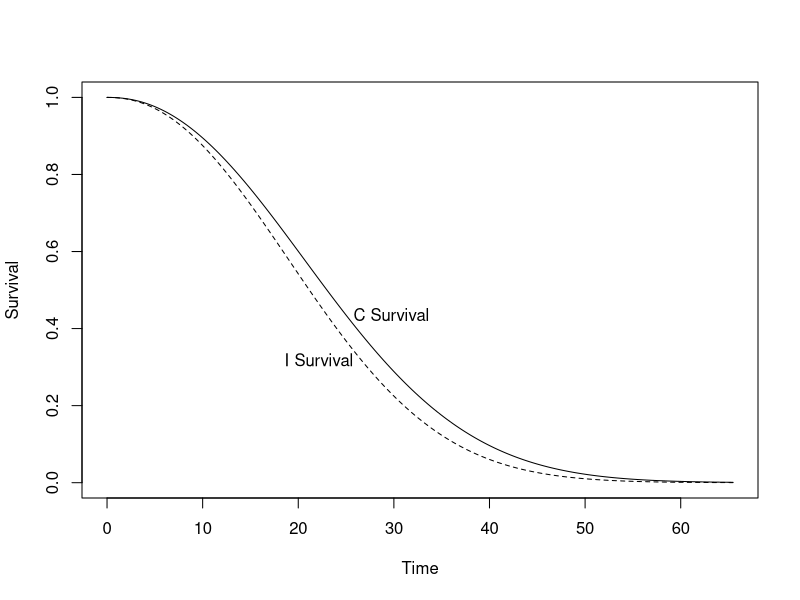
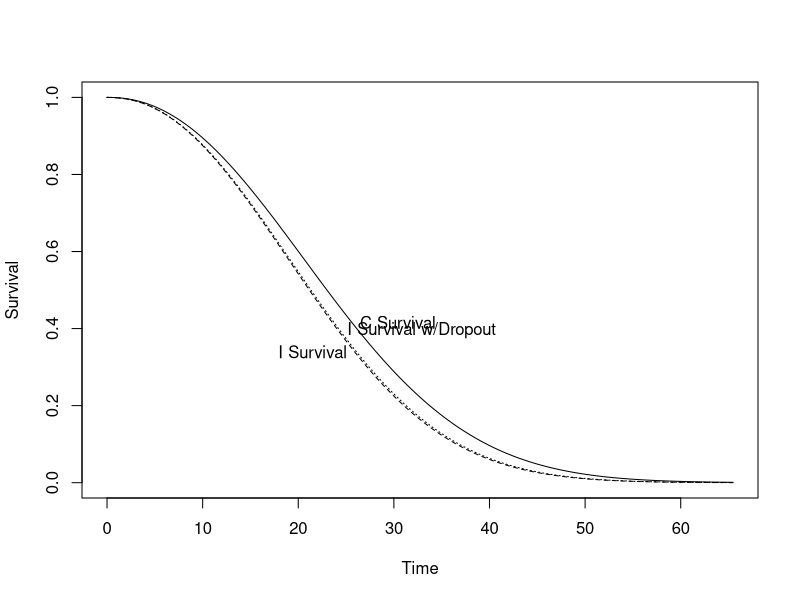

These figures' R source, in order: (Note: this script raises an error after producing the figures.)
## harrells survival functions

s1<-.7
s2<-.5
t1<-17
t2<-23
hr<-1.2


N1<-700
N2<-700
sim <-300
drop <- .1
start <- 36
fini <- 60

library(Hmisc)
Weib.p <- Weibull2(c(t1,t2),c(s1,s2))

ff <- Quantile2(Weib.p,hratio=function(x) hr,  mplot=200)
plot(ff )


rcontrol      <- function(n) ff(n, what='control')
rintervention <- function(n) ff(n, what='intervention')
# 
# Here, let us accrue patients over three years, and
# follow them for an additional seven years. 
# 
# For now we shall assume that the accrual
# will follow a uniform distribution. This leads to the censoring distribution being
# uniform, with a minimum of five years (for a patient entering at the end of the
#                                        accrual period) and a maximum of eight years (for a patient entering at the start of
#                                                                                      the trial). 
 

rcens <- function(n) runif(n, start, fini)#


ff.dropout <- Quantile2(Weib.p,hratio=function(x) hr,
                        dropout=function(x) drop)

plot(ff.dropout)

 rcontrol <-      function(n) ff.dropout(n, what='control')
 rintervention <- function(n) ff.dropout(n, what='intervention')

 x<-spower(rcontrol, rintervention, rcens, 
           nc=N1, 
           ni=N2,
           test=logrank, nsim=sim, alpha=0.025, cox=TRUE)

x






#~~~~~~~~~~~~~~~~~~~~~~~~~~~~~~~~~~~~~~~~~~~~~~~~~~~~~~~~~~~~~~~~~~~~~~~~~~~~~~~~~~~~~~~~~~~~~~~~~~~~~~~~~#
##from spower, trying to get one data set

yc <- rcontrol(N1)
yi <- rintervention(N2)
cens <- rcens(N1+ N2)
group <- c(rep(1, N1), rep(2, N2))
y <- c(yc, yi)
maxfail <- 0
maxcens <- 0
maxfail <- max(maxfail, max(y))
maxcens <- max(maxcens, max(cens))
S <- cbind(pmin(y, cens), 1 * (y <= cens))
nexceed <- 0 + (logrank(S, group) > .025)
fit <- coxph.fit(as.matrix(group), S, strata = NULL, 
                 offset = NULL, init = NULL, control = coxph.control(iter.max = 10, 
                                                                     eps = 0.0001), method = "efron", 
                 rownames = NULL)

#~~~~~~~~~~~~~~~~~~~~~~~~~~~~~~~~~~~~~~~~~~~~~~~~~~~~~~~~~~~~~~~~~~~~~~~~~~~~~~~~~~~~~~~~~~~~~~~~~~~~~~~~~#


d <- cbind(S, group)
d <- data.frame(d)
names(d) <- c("dt","e", "trt")
dd <<- datadist(d)
options(datadist='dd')

fit <- cph(Surv(dt, e) ~ trt, data = d, x=TRUE, y=TRUE, surv=TRUE)


# survplot(fit, type="kaplan-meier", conf.int = TRUE, 
#          col.fill=c("firebrick1","cyan2"), grid=TRUE, what='survival')


f1 <- survfit(Surv(dt,e) ~ trt, data = d)
p1 <- ggsurvplot(f1, main = "Kaplan-Meier Curve",
                 
                 #  text = paste("Time: ", time),
                 
                 #palette = c("orange", "purple")
                 legend.title = "Trt."
                 # , xlab= paste0("Time" )
                 ,xlab=paste0("Time : HR=",round(exp(fit$coefficients),4))
                 # , xlab= paste0("Time: HR = ", formatz2(X),", 95%CI( ",formatz2(Y),", ",formatz2(Z)," )" )
                 #,#conf.int = TRUE,
                 # ggtheme = theme_bw() # Change ggplot2
                 #   ,text = paste0("wt: ", round(wt), "</br></br>qsec: ", round(qsec))
)
p1
#~~~~~~~~~~~~~~~~~~~~~~~~~~~~~~~~~~~~~~~~~~~~~~~~~~~~~~~~~~~~~~~~~~~~~~~~~~~~~~~~~~~~~~~~~~~~~~~~~~~~~~~~~#
# see if we can get the weibull parameters for intervention !!

# i. with 2 times and 2 survival prob get WEibull parameters using Weibull2 function
# ii. use Quantile2 function and get curve also get a curve for intervention using hr input
# iii. pull out intervention curve data
# iv. pull out control curve data
# v. Get weibull parameters of intervention, by examining intervention curve and getting 2 times and 2 probs
# vi feed them intervention weibull parameters into weibull2 


hr=1.2
# these are the control time and p(survival)
s1<-.7
s2<-.5
t1<-17
t2<-23
 
# hr=.6
# t1<-27
# t2<-43




Weib.p <- Weibull2(c(t1,t2),c(s1,s2))
Weib.p
ff <- Quantile2(Weib.p,hratio=function(x) hr ) # we get weibull parameters 
 

##pull out intervention survival probs
fff <-      attributes(ff)  #lets get the data
time <-     fff$plot.info$`I Survival`$Time
survival <- fff$plot.info$`I Survival`$Survival
#plot(survival~time, lty=1)   # interventions

#pull out control survival data
timec <-     fff$plot.info$`C Survival`$Time
survivalc <- fff$plot.info$`C Survival`$Survival

###~~~~~~~~~~~~~~~~~~~~~~~~# what time is survival ~.5 intevention

s50i <- which.min(abs(survival-s2)) # what index is time ~ .5
s70i <- which.min(abs(survival-s1))

Weib.i <- Weibull2(c(  time[s70i], time[s50i]),c(s1, s2))
Weib.i
ffi <-   Quantile2(Weib.i,hratio=function(x) 1)  # use hr of 1 here so no intervention effect



fff <-   attributes(ffi)  #lets get the data
timei <- fff$plot.info$`I Survival`$Time
survivali <- fff$plot.info$`I Survival`$Survival

par(mfrow=c(2,2))

plot(survivalc~timec,    type = "l", lty = 1 , main ="Control arm") # ok

time <-       fff$plot.info$`C Survival`$Time
survival   <- fff$plot.info$`C Survival`$Survival
plot(survival~time,    type = "l", lty = 2,  main ="intervention arm") 
#lines(survivali~timei, type = "l", lty = 1) 


plot(ff)
plot(ffi)
par(mfrow=c(1,1))

#~~~~~~~~~~~~~~~~~~~~~~~~~~~~~~~~~~~~~~~~~~~~~~~~~~~~~~~~~~~~~~~~~~~~~~~
# control
p <- lapply(Weib.p, unlist)
t1x <- (p$alpha)
t2x <- (p$gamma)

# intervention
i <- lapply(Weib.i, unlist)
t3x <- (i$alpha)
t4x <- (i$gamma)
 

A <- expression( paste("control ",      alpha) )
B <- expression( paste("control ",      gamma) )
C <- expression( paste("intervention ", alpha) )
D <- expression( paste("intervention ", gamma) )
 #dweibull(x, shape=gamma, scale = 1/alpha), from=0, to=40)
  

FF <- expression( paste("Note the Weibull parameterisation shape= ",      gamma," scale=1/ ",      alpha) ) 
#~~~~~~~~~~~~~~~~~~~~~~~~~~~~~~~~~~~~~~~~~~~~~~~~~~~~~~~~~~~~~~~~~~~~~~~~~,
plot(survivalc~timec,    type = "l", lty = 2,  ylab="Probability of survival",
     
     main =paste("Weibull, intervention HR =",hr) , col='blue', xlab= "Time",
     sub=FF)

    lines(survivali~timei, type = "l", lty = 1, col='red')  
 
jump <- .85

jump0 <-.9
jump1 <-.76

text(quantile(prob=jump0,c(timec,timei)),  0.96, c(round(t1x ,5)), cex = 1)
text(quantile(prob=jump1,c(timec,timei)), 0.96, A,                cex = 1)

text(quantile(prob=jump0,c(timec,timei)),  0.90, c(round(t2x ,5)), cex = 1)
text(quantile(prob=jump1,c(timec,timei)), 0.90, B,                cex = 1)

text(quantile(prob=jump0,c(timec,timei)),  0.84, c(round(t3x ,5)), cex = 1)
text(quantile(prob=jump1,c(timec,timei)), 0.84, C,                cex = 1)

text(quantile(prob=jump0,c(timec,timei)),  0.78, c(round(t4x ,5)), cex = 1)
text(quantile(prob=jump1,c(timec,timei)), 0.78, D,                 cex = 1)


s1i=survival[which.min(abs(time-t1))]
s2i=survivali[which.min(abs(timei-t2))]

 
text(quantile(prob=jump,c(timec,timei)), 0.66, paste0("Control survival prob ",s1," at time ",t1,""),   cex = 1)
text(quantile(prob=jump,c(timec,timei)), 0.60, paste0("Interv. survival prob ",round(s1i,2)," at time ",t1,""),   cex = 1)

text(quantile(prob=jump,c(timec,timei)), 0.54, paste0("Control survival prob ",s2," at time ",t2,""),   cex = 1)
text(quantile(prob=jump,c(timec,timei)), 0.48, paste0("Interv. survival prob ",round(s2i,2)," at time ",t2,""),   cex = 1)


#~~~~~~~~~~~~~~~~~~~~~~~~~~~~~~~~~~~~~~~~~~~~~~~~~~~~~~~~~~~~~~~~~~~~~~~
# add arrows to explain  
arrows(                                   
    t1,                                  # x start  
    s1 ,#                                # surv prob at t1 in control
    t1 ,                                 # x finish
    s1i ,                                # surv prob at t1 in intervention     
  col="black", lty=1 )       

arrows(                                   
  t2,                                    # x start  
  s2 ,#                                  # surv prob at t2 in control
  t2 ,                                   # x finish
  s2i,                                   # surv prob at t2 in intervention     
  col="black", lty=1 )          

#~~~~~~~~~~~~~~~~~~~~~~~~~~~~~~~~~~~~~~~~~~~~~~~~~~~~~~~~~~~~~~~~~~~~~~~


 
